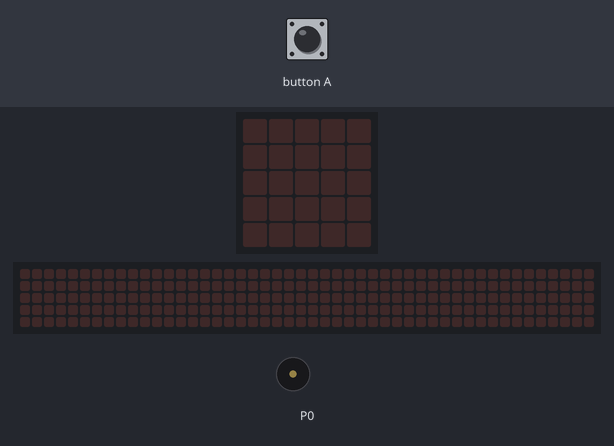
Simulated run of this program. Board: BBC micro:bit (MakeCode). Shown: the board's 5×5 LED display, a strip that is not on the board, showing the scrolling text unrolled, buzzer (waves = sounding). Inputs (shaded band) come from the test bench. The 48×5 strip is a reading aid, not a part: it shows the text the display is scrolling, unrolled, one strip-width of it at a time.

Above: at 1.2 s.
1.3 s: button A pressed for 0.15 s
At 2.1 s:
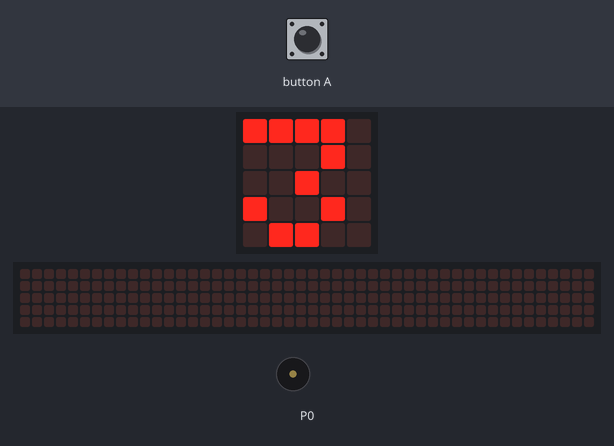
At 5.17 s:
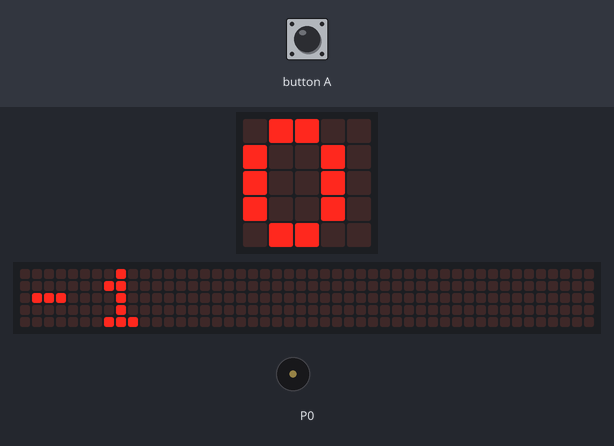
7.3 s: button A pressed for 0.15 s
At 11.4 s:
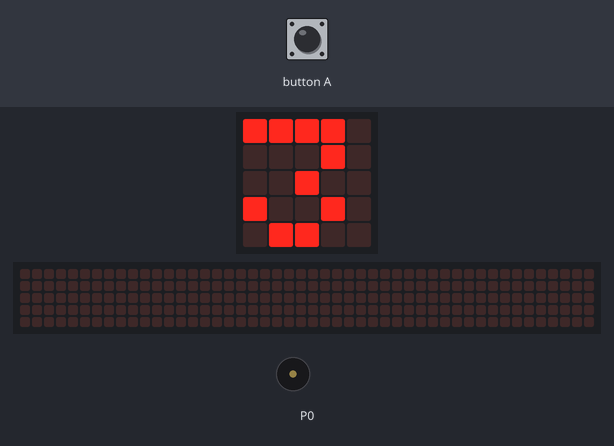
Timing chart, 0 to 18.9 s (numbered marks = the images above; inputs shaded):
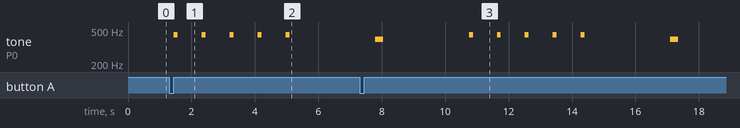

The program:

main.ts
```typescript
input.onButtonPressed(Button.A, function () {
    for (let index = 0; index <= 4; index++) {
        music.playTone(440, music.beat(BeatFraction.Quarter))
        basic.showNumber(3 - index)
    }
    music.playTone(392, music.beat(BeatFraction.Half))
    basic.showString("Ya")
})
```

test.ts
```typescript
// aquí va el archivo "tests"; esto no se compilará cuando este paquete se utilice como una extensión.
```

Measured:
- after the input at 1.3 s, tone on P0: alternates 440 Hz for 0.13 s and silent for 0.76 s, 10 changes in all, then stays silent, starting after 0.15 s; the display: changes after 0.28 s (image 1)
- what the display in image 1 shows lasts 0.9 s, from 1.6 s to 2.5 s
